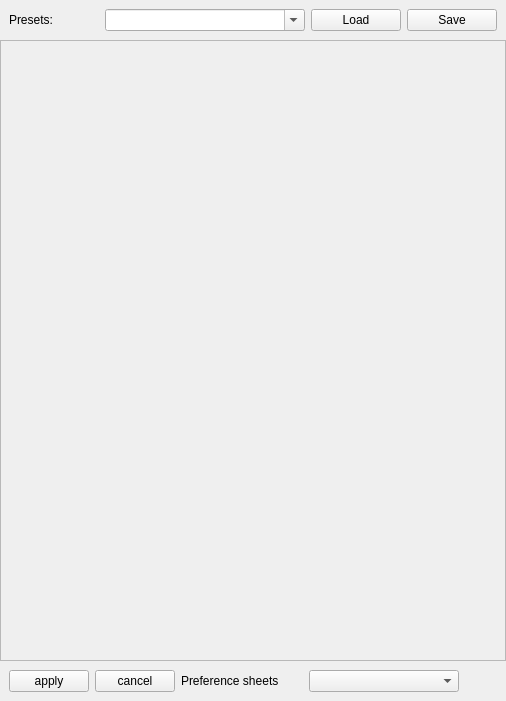
<?xml version="1.0" encoding="UTF-8"?>
<ui version="4.0">
 <class>PrefController</class>
 <widget class="QWidget" name="PrefController">
  <property name="geometry">
   <rect>
    <x>0</x>
    <y>0</y>
    <width>506</width>
    <height>701</height>
   </rect>
  </property>
  <property name="windowTitle">
   <string>Form</string>
  </property>
  <layout class="QVBoxLayout" name="verticalLayout_2">
   <property name="spacing">
    <number>0</number>
   </property>
   <property name="margin">
    <number>0</number>
   </property>
   <item>
    <widget class="QWidget" name="widget_3" native="true">
     <layout class="QHBoxLayout" name="horizontalLayout_2">
      <item>
       <widget class="QLabel" name="label">
        <property name="text">
         <string>Presets:</string>
        </property>
       </widget>
      </item>
      <item>
       <widget class="ComboBox" name="presets">
        <property name="minimumSize">
         <size>
          <width>200</width>
          <height>0</height>
         </size>
        </property>
        <property name="editable">
         <bool>true</bool>
        </property>
        <property name="insertPolicy">
         <enum>QComboBox::NoInsert</enum>
        </property>
       </widget>
      </item>
      <item>
       <widget class="ActionButton" name="loadPresetButton">
        <property name="text">
         <string>Load</string>
        </property>
       </widget>
      </item>
      <item>
       <widget class="ActionButton" name="savePresetButton">
        <property name="text">
         <string>Save</string>
        </property>
       </widget>
      </item>
     </layout>
    </widget>
   </item>
   <item>
    <widget class="QScrollArea" name="scrollArea">
     <property name="widgetResizable">
      <bool>true</bool>
     </property>
     <widget class="QWidget" name="scrollAreaWidgetContents">
      <property name="geometry">
       <rect>
        <x>0</x>
        <y>0</y>
        <width>504</width>
        <height>599</height>
       </rect>
      </property>
      <layout class="QVBoxLayout" name="verticalLayout">
       <property name="spacing">
        <number>0</number>
       </property>
       <property name="margin">
        <number>0</number>
       </property>
       <item>
        <widget class="QWidget" name="content" native="true">
         <property name="sizePolicy">
          <sizepolicy hsizetype="Preferred" vsizetype="Preferred">
           <horstretch>0</horstretch>
           <verstretch>1</verstretch>
          </sizepolicy>
         </property>
        </widget>
       </item>
       <item>
        <widget class="QWidget" name="widget_2" native="true">
         <property name="sizePolicy">
          <sizepolicy hsizetype="Preferred" vsizetype="Preferred">
           <horstretch>0</horstretch>
           <verstretch>100</verstretch>
          </sizepolicy>
         </property>
        </widget>
       </item>
      </layout>
     </widget>
    </widget>
   </item>
   <item>
    <widget class="QWidget" name="widget" native="true">
     <layout class="QHBoxLayout" name="horizontalLayout">
      <item>
       <widget class="ActionButton" name="prefApplyButton">
        <property name="text">
         <string>apply</string>
        </property>
       </widget>
      </item>
      <item>
       <widget class="ActionButton" name="prefRollbackButton">
        <property name="text">
         <string>cancel</string>
        </property>
       </widget>
      </item>
      <item>
       <widget class="QLabel" name="label_2">
        <property name="text">
         <string>Preference sheets</string>
        </property>
       </widget>
      </item>
      <item>
       <spacer name="horizontalSpacer">
        <property name="orientation">
         <enum>Qt::Horizontal</enum>
        </property>
        <property name="sizeHint" stdset="0">
         <size>
          <width>40</width>
          <height>20</height>
         </size>
        </property>
       </spacer>
      </item>
      <item>
       <widget class="QComboBox" name="prefSelect">
        <property name="minimumSize">
         <size>
          <width>150</width>
          <height>0</height>
         </size>
        </property>
        <property name="editable">
         <bool>false</bool>
        </property>
        <property name="insertPolicy">
         <enum>QComboBox::InsertAtBottom</enum>
        </property>
        <property name="frame">
         <bool>true</bool>
        </property>
       </widget>
      </item>
      <item>
       <widget class="QPushButton" name="prefAdd">
        <property name="maximumSize">
         <size>
          <width>32</width>
          <height>32</height>
         </size>
        </property>
        <property name="toolTip">
         <string>Add</string>
        </property>
        <property name="text">
         <string/>
        </property>
        <property name="icon">
         <iconset resource="resource.qrc">
          <normaloff>:/icons/images/add.png</normaloff>:/icons/images/add.png</iconset>
        </property>
        <property name="iconSize">
         <size>
          <width>24</width>
          <height>24</height>
         </size>
        </property>
        <property name="flat">
         <bool>true</bool>
        </property>
       </widget>
      </item>
     </layout>
    </widget>
   </item>
  </layout>
 </widget>
 <customwidgets>
  <customwidget>
   <class>ActionButton</class>
   <extends>QPushButton</extends>
   <header>wallaby.frontends.qt.widgets.buttons.actionButton</header>
  </customwidget>
  <customwidget>
   <class>ComboBox</class>
   <extends>QComboBox</extends>
   <header>wallaby.frontends.qt.widgets.combo.comboBox</header>
  </customwidget>
 </customwidgets>
 <resources>
  <include location="resource.qrc"/>
 </resources>
 <connections/>
</ui>
